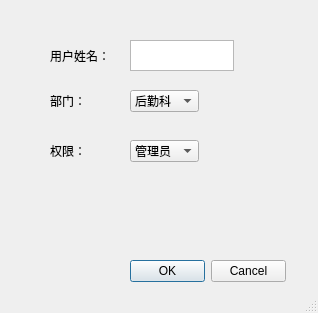
<?xml version="1.0" encoding="UTF-8"?>
<ui version="4.0">
 <class>AddUserMainWindow</class>
 <widget class="QMainWindow" name="AddUserMainWindow">
  <property name="geometry">
   <rect>
    <x>0</x>
    <y>0</y>
    <width>318</width>
    <height>313</height>
   </rect>
  </property>
  <property name="windowTitle">
   <string>MainWindow</string>
  </property>
  <widget class="QWidget" name="centralwidget">
   <widget class="QLabel" name="label">
    <property name="geometry">
     <rect>
      <x>50</x>
      <y>45</y>
      <width>61</width>
      <height>21</height>
     </rect>
    </property>
    <property name="text">
     <string>用户姓名：</string>
    </property>
   </widget>
   <widget class="QLabel" name="label_2">
    <property name="geometry">
     <rect>
      <x>50</x>
      <y>90</y>
      <width>61</width>
      <height>21</height>
     </rect>
    </property>
    <property name="text">
     <string>部门：</string>
    </property>
   </widget>
   <widget class="QLabel" name="label_3">
    <property name="geometry">
     <rect>
      <x>50</x>
      <y>140</y>
      <width>61</width>
      <height>21</height>
     </rect>
    </property>
    <property name="text">
     <string>权限：</string>
    </property>
   </widget>
   <widget class="QDialogButtonBox" name="buttonBox">
    <property name="geometry">
     <rect>
      <x>130</x>
      <y>260</y>
      <width>156</width>
      <height>23</height>
     </rect>
    </property>
    <property name="standardButtons">
     <set>QDialogButtonBox::Cancel|QDialogButtonBox::Ok</set>
    </property>
   </widget>
   <widget class="QComboBox" name="comboBox">
    <property name="geometry">
     <rect>
      <x>130</x>
      <y>90</y>
      <width>69</width>
      <height>22</height>
     </rect>
    </property>
    <item>
     <property name="text">
      <string>后勤科</string>
     </property>
    </item>
    <item>
     <property name="text">
      <string>接警处</string>
     </property>
    </item>
   </widget>
   <widget class="QComboBox" name="comboBox_2">
    <property name="geometry">
     <rect>
      <x>130</x>
      <y>140</y>
      <width>69</width>
      <height>22</height>
     </rect>
    </property>
    <item>
     <property name="text">
      <string>管理员</string>
     </property>
    </item>
    <item>
     <property name="text">
      <string>超级管理员</string>
     </property>
    </item>
   </widget>
   <widget class="QTextEdit" name="textEdit">
    <property name="geometry">
     <rect>
      <x>130</x>
      <y>40</y>
      <width>104</width>
      <height>31</height>
     </rect>
    </property>
   </widget>
  </widget>
  <widget class="QStatusBar" name="statusbar"/>
 </widget>
 <resources/>
 <connections/>
</ui>
